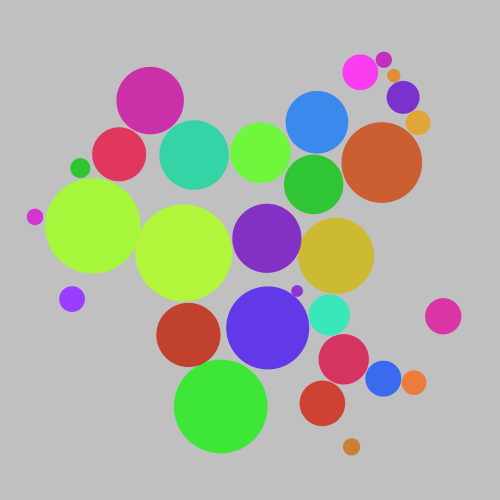
Frame 1 (no input)
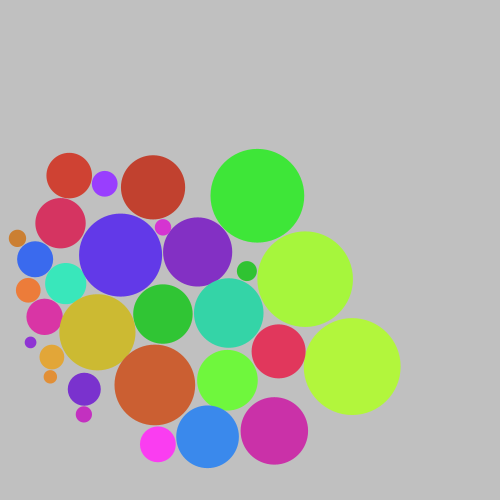
Frame 60 (the mouse pressed at the canvas centre just before this capture)
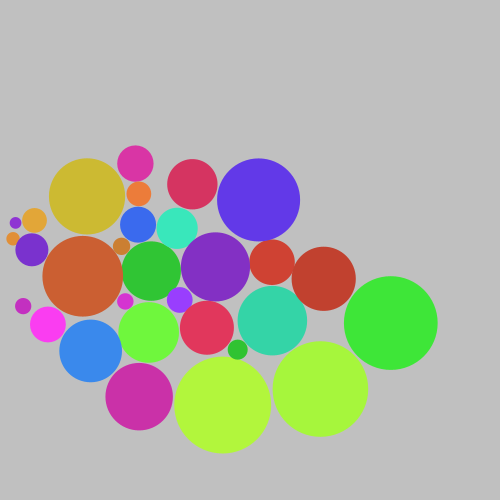
Frame 120 (the mouse held since frame 60 and released just before this capture)

The Processing sketch that drew these frames (run headless with seeded random() and noise(); from frame 60 on, the mouse is pressed at the canvas centre):

// Processing sketch: processing_1259
// ── processing_1259.pde

// Test of Verlet Integration to simulate kaleidoscope wheel
//
// - Jim Bumgardner
 
static final int LM = 20;
static final int TM = 20;
static final int kNbrParticles = 30;
static final int kMinRadius = 10;
static final int kMaxRadius = 100;
static final int kWidth = 500;
static final int kHeight = 500;
float  cx,cy;
 
class Particle
{
  float  x,y,r;
  color    clr;
  Particle(float x, float y, float r, float h, float s, float v)
  {
    this.x = x;
    this.y = y;
    this.r = r;
    this.clr = color(h,s,v);
  }
}
 
Particle[]    trinkets;
 
void setup()
{
  size(500,500);
   
  cx = width/2.0;
  cy = height/2.0;
   
  colorMode(HSB);
 
  frameRate(30);
   
  // Initialize cloth
  trinkets = new Particle[kNbrParticles];
  for (int  pn = 0; pn < kNbrParticles; ++pn)
  {
    float  x = cx + sin(random(3.14152*2))*width/2;   
    float  y = cy + cos(random(3.14152*2))*width/2;
    trinkets[pn] = new Particle(x, y, kMinRadius + random(kMaxRadius - kMinRadius),
                                random(256), 192, 192+random(64));
  }
}
 
 
float kGravity = 15;
float kSpinRate = 0.066;
 
static final int kNbrRenderIterations = 12;
 
void verlet()
{
  // Gravity & Rotation - once per pass
  for (int pn = 0; pn < kNbrParticles; ++pn) {
    Particle  p = trinkets[pn];
     
    // Gravity
    p.y += kGravity;
     
    // Rotation
    float dx = p.x - cx;
    float dy = p.y - cy;
    float a = atan2(dy, dx);
    float d = sqrt(dx*dx+dy*dy);
    float a2 = a + kSpinRate;
    float x2 = cx+cos(a2)*d;
    float y2 = cy+sin(a2)*d;
     
    p.x += x2 - p.x;
    p.y += y2 - p.y;
  }
   
  // Satisfy collision constraints
  for (int i = 0; i < kNbrRenderIterations; ++i)
  {
  // Bound to circle
  for (int pn = 0; pn < kNbrParticles; ++pn) {
    Particle  p = trinkets[pn];
    float dx = p.x - cx;
    float dy = p.y - cy;
    float  distL = sqrt(dx*dx+dy*dy) / (width/2-p.r);
    if (distL > 1) {
      p.x -= dx*(distL-1);
      p.y -= dy*(distL-1);
    }
  }
   
  for (int pn1 = 0; pn1 < kNbrParticles-1; ++pn1) {
    Particle  p1 = trinkets[pn1];
    for (int pn2 = pn1+1; pn2 < kNbrParticles; ++pn2) {
      Particle  p2 = trinkets[pn2];
      float dx = p2.x - p1.x;
      float dy = p2.y - p1.y;
      float dLen = sqrt(dx*dx + dy*dy);
      float rLen = (p1.r+p2.r)*.51;
 
      if (dLen < rLen)
      {
        float diff = (dLen - rLen)/dLen;
        // if (sn == 0)  println("ay = " + s.a.y + ", by = " + s.b.y + ", dlen = " + dLen + ", rLen = " + s.restLength + ", diff = " + diff);
        diff *= 0.5;
        dx *= diff;
        dy *= diff;
        p1.x += dx;
        p2.x -= dx;
        p1.y += dy;
        p2.y -= dy;
      }
    }
  }
  }
}
 
void draw()
{
  background(192);
   
  verlet();
 
  noStroke();
  smooth();
   
  // fill(0);
  for (int pn = 0; pn < kNbrParticles; ++pn) {
    Particle  p = trinkets[pn];
    fill(p.clr);
    ellipse(p.x, p.y, p.r, p.r);
  }
}
